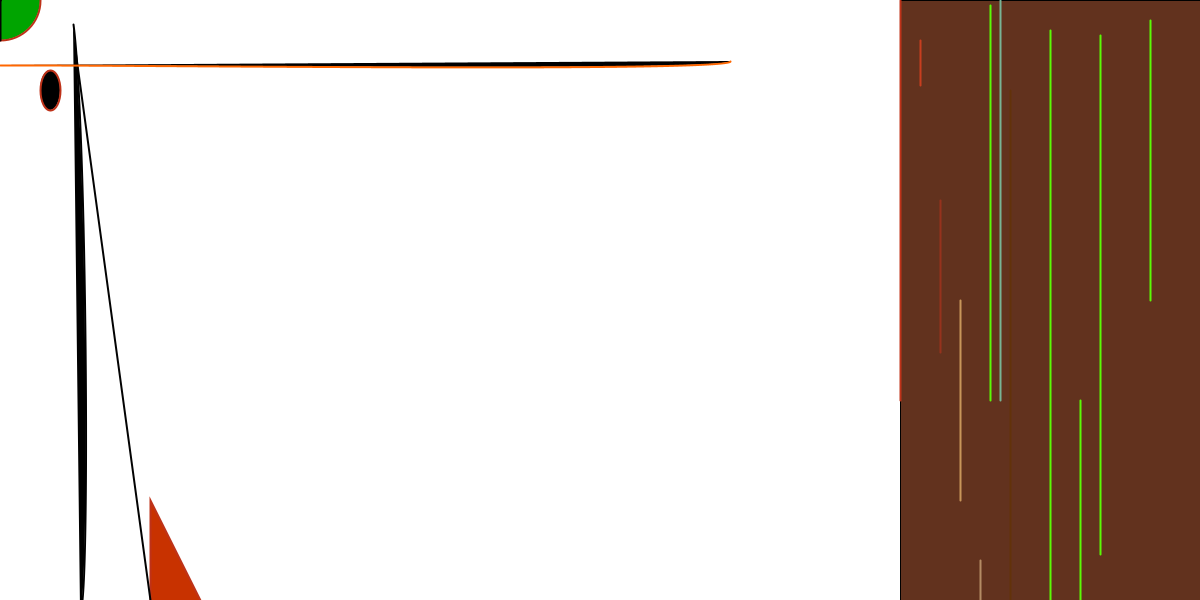
Frame 1 (no input)
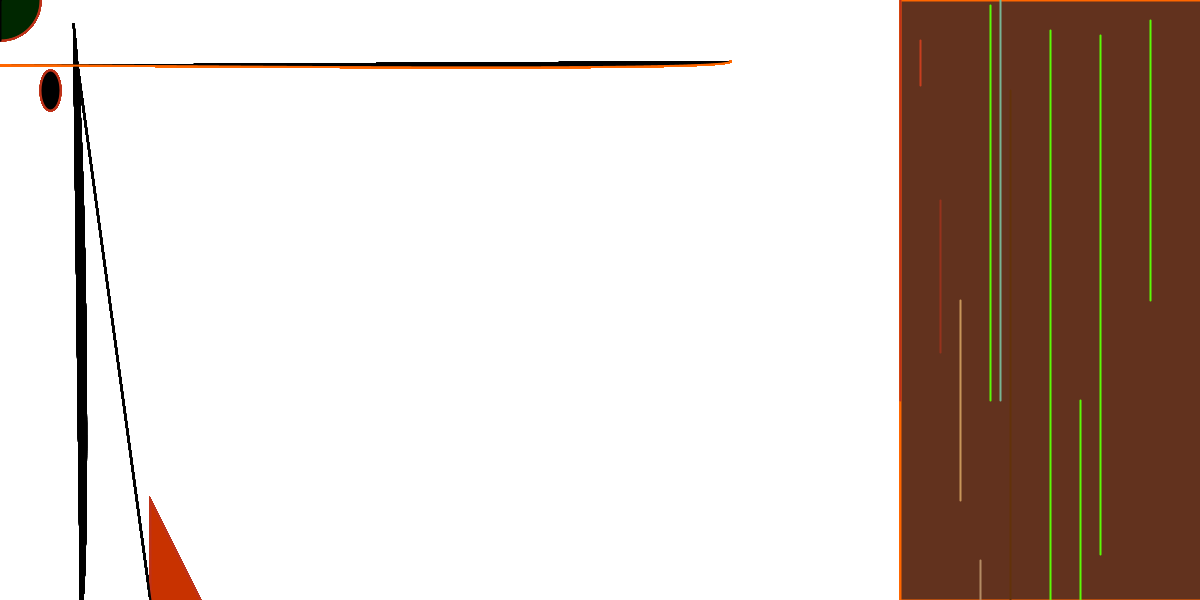
Frame 60 (the mouse pressed at the canvas centre just before this capture)
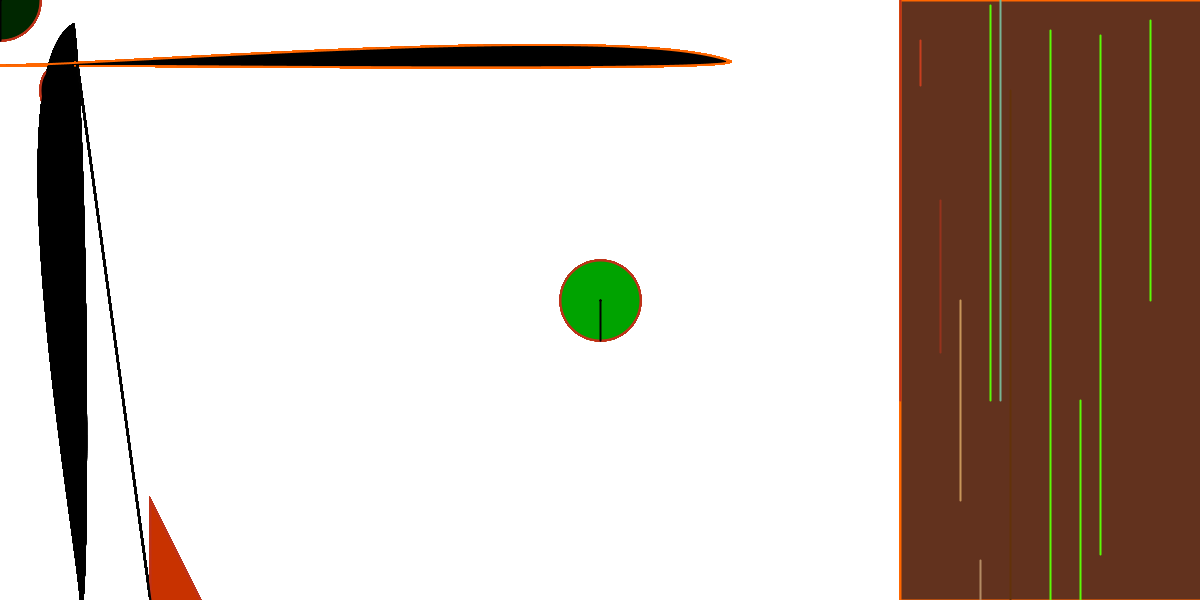
Frame 120 (the mouse held since frame 60 and released just before this capture)

The Processing sketch that drew these frames (run headless with seeded random() and noise(); from frame 60 on, the mouse is pressed at the canvas centre):

// Processing sketch: processing_72444
// ── processing_72444.pde

float randomDiameter = 80;   //Global variable -float- diamter
int growingDiameter = 0;      //Global variable -int- diamter
int randomGreen = 0;           //Global variable -float- color 
boolean boolGrowing = false; //Global variable -boolean- to grow, or not to grow
void setup() {
  size (1200, 600);   //The size of our screen for Assignment 01B
  background (255);

}



void draw() {
  fill (98,50,30);
  rect(900,0, 400, 600);
  strokeWeight (2);
  fill (90,52,31);
  stroke (200,62,31);
  line (920,40,920,85);
  stroke (150,50,29);
  line (940,200,940,352);
  stroke (200,150,90);
  line (960,300,960,500);
  stroke (180,140,100);
  line (980,600,980,560);
  stroke (120,180,150);
  line (1000,0,1000,400);
  stroke (98,50,10);
  line (1010,90,1010,600);
  stroke (90,250,5);
  line (990,5,990,400);
  line (1100,35,1100,554);
  line (1050,600,1050,30);
  line (1080,600,1080,400);
  line (1150,20,1150,300);
  stroke (190,50,25);
  
  fill (255, 25);
  //rectangle (0,0,width,height);
  smooth ();                    //anti-aliasing
  strokeWeight (2);
  randomGreen = int(random(255)); //convert a random float to an int
  fill (0, randomGreen, 0);         //make a random green color 
  //randomDiameter = random(50);  //random number generator 
  ellipse (mouseX, mouseY, randomDiameter, randomDiameter);   //Ellipse drawn under our mouse
  fill (0);
  ellipse (50, 90, 20, 40);
  fill (200, 50, 0);
  
  triangle(150, 1000, 150, 500, 300, 800);
  noFill ();
  //arc (40, 400, 60, 800, PI+HALF_PI, HALF_PI);
  //arc (mouseX, mouseY, 700, 600, HALF_PI, TWO_PI);
  line (900,0,900,400);
  fill (0);
  stroke (2);
  line (75, 50, 150,600);
  //arc (mouseX, mouseY,70,90,0, HALF_PI);
  //arc (800,400,800,200, PI+HALF_PI, HALF_PI);
  if (boolGrowing == true) {  // 'Is boolGrowing equal to true?', if not, ignore...
    if (growingDiameter < 100) {
      growingDiameter++;
    }
    else {
      growingDiameter = 0;
    }
  }

  //ellipse (mouseX, mouseY, randomDiameter, growingDiameter);    //Ellipse drawn under our mouse
  arc(mouseX, mouseY, growingDiameter, randomDiameter, 0, HALF_PI);
  fill(100,40,80);
  arc(mouseX, mouseY, growingDiameter, growingDiameter, HALF_PI, PI);
  fill (200, 150, 10);
  arc(mouseX, mouseY, growingDiameter, growingDiameter, PI, PI+QUARTER_PI);
  fill (50, 120, 30);
  arc(mouseX, mouseY, growingDiameter, growingDiameter, PI+QUARTER_PI, TWO_PI);
  fill (60, 80, 35);
  //arc(mouseX, 50, 100, 100, PI+QUARTER_PI, TWO_PI);
  fill (0);
  stroke(50, 102, 25);
  //curve(randomDiameter, 260, 5, 26, 73, 24, 73, 61);
  stroke(0); 
  curve(mouseX, mouseY, 73, 24, randomDiameter, 610, 15, 65); 
  //curve (mouseX, mouseY, mouseX, mouseY, randomDiameter,50,40,72);
  stroke(255, 102, 0);
  curve(mouseX, mouseY, 730, 61, growingDiameter, 65, 15, 65);
}



void mouseClicked() {
  //if (boolGrowing == false){
  //   boolGrowing =true;
  // }
  // else{
  //  boolGrowing = false;
  // }
  boolGrowing = !boolGrowing;
}




void keypressed() {
  if (key=='s') 
    save ("CourtneyWood.png");
}
